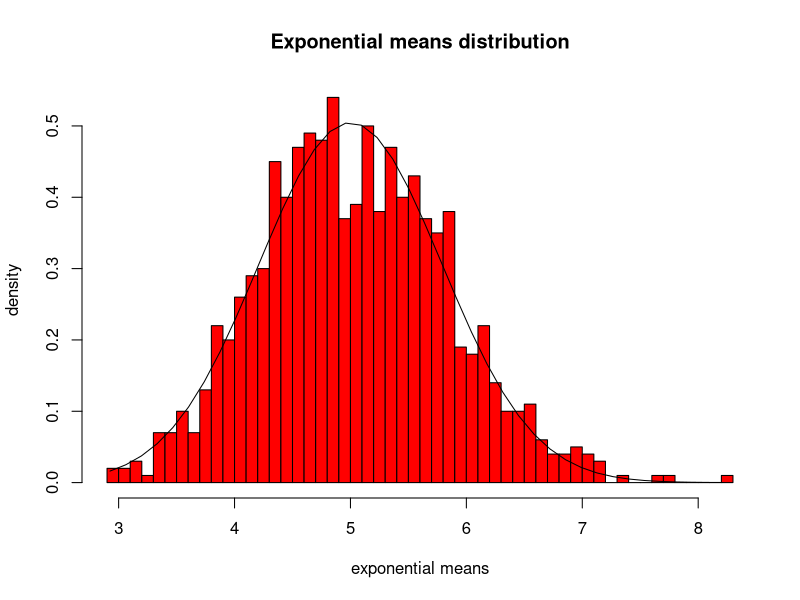

Generate this figure with R:
## ---- chunk 1
#Reproducible seed
set.seed(37)

#Simulation parameters
lambda <- 0.2
n = 40
rep <- 1000

#exponential distribution replicated 1000 times
exp <- replicate(rep, rexp(n, lambda))

#Resultant mean
means_exp <- apply(exp,2,mean)
head(means_exp)
## ---- chunk 2
sample_mean <- mean(means_exp)
sample_mean

theoretical_mean <- 1/lambda
theoretical_mean
## ---- chunk 3
sample_variance <- var(means_exp)
sample_variance

theoretical_variance <- ((1/lambda)/sqrt(n))^2
theoretical_variance
## ---- chunk 4
#X-Axis: Generating 40 x points using exponential means 
x <-  seq(min(means_exp),max(means_exp), length = n)

#Y-Axis: Using theorical mean and variance as Gaussian parameters
y <- dnorm(x,mean = theoretical_mean, sd = sqrt(theoretical_variance) )

#Exponential means histogram
hist(means_exp, breaks = n, main = "Exponential means distribution"
     , col="red", xlab = "exponential means", ylab = "density", freq=FALSE)

#Normal Distribution line
lines(x, y, pch=22, col="black", lty=1)

